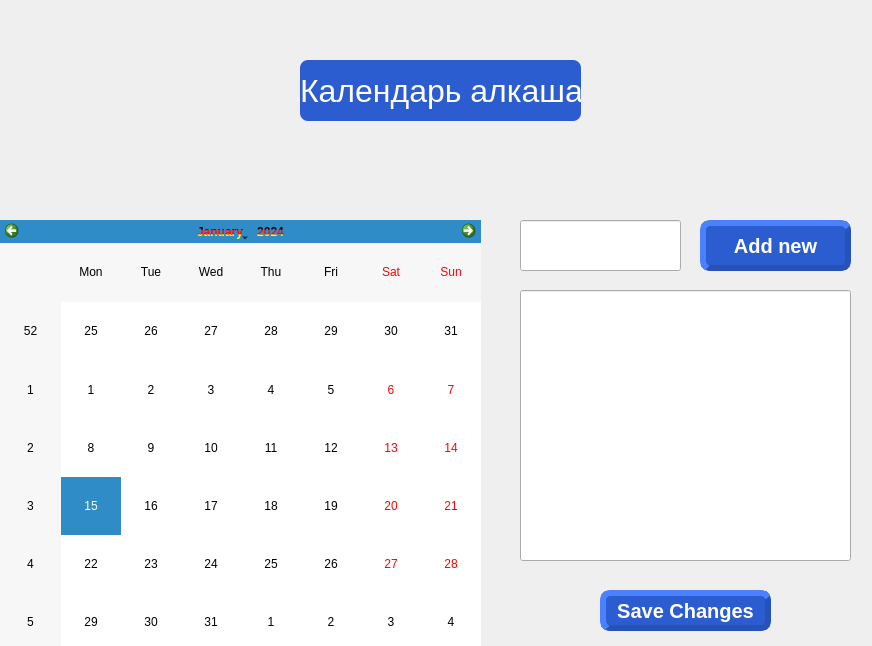
<?xml version="1.0" encoding="UTF-8"?>
<ui version="4.0">
 <class>Form</class>
 <widget class="QWidget" name="Form">
  <property name="geometry">
   <rect>
    <x>0</x>
    <y>0</y>
    <width>872</width>
    <height>646</height>
   </rect>
  </property>
  <property name="windowTitle">
   <string>Form</string>
  </property>
  <widget class="QCalendarWidget" name="calendarWidget0">
   <property name="geometry">
    <rect>
     <x>0</x>
     <y>220</y>
     <width>481</width>
     <height>431</height>
    </rect>
   </property>
   <property name="styleSheet">
    <string notr="true">color: qlineargradient(spread:pad, x1:0, y1:0, x2:0, y2:1, stop:0 rgba(0, 0, 0, 255), stop:0.33 rgba(0, 0, 0, 255), stop:0.34 rgba(255, 30, 30, 255), stop:0.66 rgba(255, 0, 0, 255), stop:0.67 rgba(255, 255, 0, 255), stop:1 rgba(255, 255, 0, 255));
font: 75 italic 12pt &quot;Times New Roman&quot;;</string>
   </property>
  </widget>
  <widget class="QLabel" name="label">
   <property name="geometry">
    <rect>
     <x>300</x>
     <y>60</y>
     <width>281</width>
     <height>61</height>
    </rect>
   </property>
   <property name="styleSheet">
    <string notr="true">font: 75 26pt &quot;MS Shell Dlg 2&quot;;
font-size:24pt;
background: #2B5DD1;
color:white;
border-radius:8px;
</string>
   </property>
   <property name="text">
    <string>Календарь алкаша</string>
   </property>
  </widget>
  <widget class="QPushButton" name="pushButton">
   <property name="geometry">
    <rect>
     <x>700</x>
     <y>220</y>
     <width>151</width>
     <height>51</height>
    </rect>
   </property>
   <property name="styleSheet">
    <string notr="true">QPushButton {
    background-color: #2B5DD1;
    color: #FFFFFF;
    border-style: outset;
    padding: 2px;
    font: bold 20px;
    border-width: 6px;
    border-radius: 10px;
    border-color: #2752B8;
}
QPushButton:hover {
    background-color: #A52A2A;
}</string>
   </property>
   <property name="text">
    <string>Add new</string>
   </property>
  </widget>
  <widget class="QPushButton" name="pushButton_2">
   <property name="geometry">
    <rect>
     <x>600</x>
     <y>590</y>
     <width>171</width>
     <height>41</height>
    </rect>
   </property>
   <property name="styleSheet">
    <string notr="true">QPushButton {
    background-color: #2B5DD1;
    color: #FFFFFF;
    border-style: outset;
    padding: 2px;
    font: bold 20px;
    border-width: 6px;
    border-radius: 10px;
    border-color: #2752B8;
}
QPushButton:hover {
    background-color: #A52A2A;
}</string>
   </property>
   <property name="text">
    <string>Save Changes</string>
   </property>
  </widget>
  <widget class="QLineEdit" name="lineEdit">
   <property name="geometry">
    <rect>
     <x>520</x>
     <y>220</y>
     <width>161</width>
     <height>51</height>
    </rect>
   </property>
  </widget>
  <widget class="QLineEdit" name="lineEdit_2">
   <property name="geometry">
    <rect>
     <x>520</x>
     <y>290</y>
     <width>331</width>
     <height>271</height>
    </rect>
   </property>
  </widget>
 </widget>
 <resources/>
 <connections/>
</ui>
